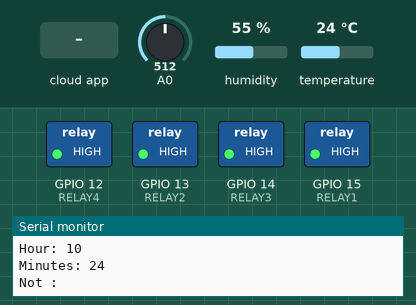
This sketch was run on a simulated ESP8266 (NodeMCU). On the bench: switched loads named in the sketch (green lamp = pin HIGH), the last lines printed to the serial monitor. Inputs (shaded band) come from the test bench; at power-on: A0 = 512, humidity 55 %, temperature 24 °C. WiFi joins after 1.5 s; servers stay silent unless stated; network time is answered at once with the bench clock; the local clock reads 2024-03-15 10:24:30 at power-on unless the sketch sets it; the modem accepts every AT command (registered, SIM ready, sends succeed) and sends nothing else; the Firebase database answers and starts empty; pins used as bus, display or sensor lines are not drawn.

Above: at 8.7 s.
8.8 s: the phone or cloud app sets Pump to On
At 17.2 s:
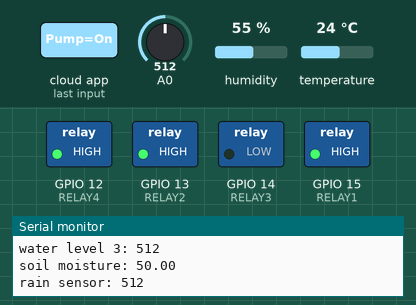
17.5 s: A0 set to 0
27.0 s: the phone or cloud app sets Notifications to On
36.7 s: the phone or cloud app sets Notifications to Off
Timing chart, 0 to 39.7 s (numbered marks = the images above; inputs shaded):
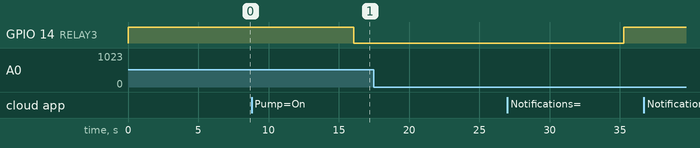

Measured:
- after the input at 8.8 s, GPIO 14 (RELAY3): HIGH → LOW after 7.3 s

The sketch:

AMCT_APP_Code.ino
```cpp
#include <ESP8266WiFi.h>
#include <FirebaseArduino.h>
#include <DHT.h>
#include <NTPClient.h>
#include <WiFiUdp.h>
#include <SoftwareSerial.h>


#define FIREBASE_HOST "ezagro-3669a-default-rtdb.firebaseio.com"
#define FIREBASE_AUTH "tEfOM8EU8uUxfHPWzuOL4GrgtQ6xIA1JRHxuofEv"
const char *ssid     = "Rushik";
const char *password = "Rushik@29";

WiFiUDP ntpUDP;
const long utcOffsetInSeconds = 19800;
NTPClient timeClient(ntpUDP, "pool.ntp.org");

SoftwareSerial serialSIM800(1,3);

#define ON LOW
#define OFF HIGH
int DHTPIN = 2;
#define DHTTYPE DHT11
DHT dht(DHTPIN, DHTTYPE);

int RELAY1 = 15;  // VALVE 1
int RELAY2 = 13;  // VALVE 2
int RELAY3 = 14;  // PUMP
int RELAY4 = 12;  // FLOOD LIGHT

String Not;
String Hum;
String Temp,Soil_Moist,Soil;
String fld_lt, Pump, Val1, Val2, Auto;
int w1,w2,w3,rs;
float sm;
String tim;
int flag_fld=1,flag_auto=1,flag_w3=1,flag_pump=1,flag_rain=1;
int counter=10000;

int value1 = OFF, value2 = OFF, value3 = OFF, value4 = OFF;


void setup()
{
  Serial.begin(115200);

  pinMode(RELAY1, OUTPUT); digitalWrite(RELAY1, HIGH);
  pinMode(RELAY2, OUTPUT); digitalWrite(RELAY2, HIGH);
  pinMode(RELAY3, OUTPUT); digitalWrite(RELAY3, HIGH);
  pinMode(RELAY4, OUTPUT); digitalWrite(RELAY4, HIGH);
  pinMode(DHTPIN, INPUT);
  pinMode(16,OUTPUT);     //S0
  pinMode(5,OUTPUT);      //S1
  pinMode(4,OUTPUT);      //S2
  pinMode(0,OUTPUT);      //S3

  dht.begin();

  Serial.print("Connecting to ");
  Serial.print(ssid);
  WiFi.begin(ssid, password);
  while (WiFi.status() != WL_CONNECTED) {
    Serial.print(".");
    delay(500);

  Serial.println("Setup Complete");
  Serial.println("Sending SMS");

  //Set SMS format to ASCII
  serialSIM800.write("AT+CMGF=1\r\n");
  delay(1000);

  //Send new SMS command and message number
  serialSIM800.write("AT+CMGS=\"977937XXXX\"\r\n");
  delay(4000);

  //Send SMS content
  serialSIM800.write("TEST");
  delay(1000);

  //Send Ctrl+Z / ESC to denote SMS message is complete
  serialSIM800.write((char)26);
  delay(1000);

  Serial.println("SMS Sent");
  }

  Serial.println();
  Serial.print("Connected");
  Serial.print("IP Address: ");
  Serial.println(WiFi.localIP());
  Firebase.begin(FIREBASE_HOST, FIREBASE_AUTH);


  timeClient.begin();
  timeClient.setTimeOffset(19800);


}
 int waterlevel1()
{
  digitalWrite(16,LOW);
  digitalWrite(5,LOW);
  digitalWrite(4,LOW);
  digitalWrite(0,LOW);
  return analogRead(A0);
}
int waterlevel2()
{
  digitalWrite(16,HIGH);
  digitalWrite(5,LOW);
  digitalWrite(4,LOW);
  digitalWrite(0,LOW);
  return analogRead(A0);
}
// WATER LEVEL INDICATOR IN TANK
int waterlevel3()
{
  digitalWrite(16,LOW);
  digitalWrite(5,HIGH);
  digitalWrite(4,LOW);
  digitalWrite(0,LOW);
  return analogRead(A0);
}
int rainsensor()
{
  digitalWrite(16,HIGH);
  digitalWrite(5,HIGH);
  digitalWrite(4,LOW);
  digitalWrite(0,LOW);
  return analogRead(A0);
}
int soilmoisture()
{
  digitalWrite(16,LOW);
  digitalWrite(5,LOW);
  digitalWrite(4,HIGH);
  digitalWrite(0,LOW);
  float soil=analogRead(A0);
  soil=(soil)/1024;
  soil=1-soil;
  soil=soil*100;
  return soil;
}
void sms()
{
  digitalWrite(16,LOW);
  digitalWrite(5,LOW);
  digitalWrite(4,HIGH);
  digitalWrite(0,LOW);
  serialSIM800.write("AT+CMGF=1\r\n");
  delay(1000);

  //Send new SMS command and message number
  serialSIM800.write("AT+CMGS=\"+91 8469044644\"\r\n");
  delay(4000);

  //Send SMS content
  serialSIM800.write("TEST");
  delay(1000);

  //Send Ctrl+Z / ESC to denote SMS message is complete
  serialSIM800.write("Soil Mositure:" + analogRead(A0));
  delay(1000);

  Serial.println("SMS SEnt");
}
void loop()
{
  // Getting Time
  timeClient.update();

  unsigned long epochTime = timeClient.getEpochTime();
  Serial.print("Epoch Time: ");
  Serial.println(epochTime);

  struct tm *ptm = gmtime ((time_t *)&epochTime);

  int monthDay = ptm->tm_mday;
  Serial.print("Month day: ");
  Serial.println(monthDay);

  int currentMonth = ptm->tm_mon+1;
  Serial.print("Month: ");
  Serial.println(currentMonth);

  int currentYear = ptm->tm_year+1900;
  Serial.print("Year: ");
  Serial.println(currentYear);

  int currentHour = timeClient.getHours();
  Serial.print("Hour: ");
  Serial.println(currentHour);

  int currentMinute = timeClient.getMinutes();
  Serial.print("Minutes: ");
  Serial.println(currentMinute);

  tim=(String)currentHour+ ":" + (String)currentMinute;

  Not=Firebase.getString("/Agro/2/Alerts/Notifications");
  Serial.print("Not :");
  Serial.println(Not);

  sms();


  // Getting data from DHT11
  float h = dht.readHumidity();
  float t = dht.readTemperature();

  if (isnan(h) || isnan(t))
  {
    Serial.println("Failed to read from DHT sensor!");
  }
  else
  {
    Serial.print("Humidity: ");
    Serial.print(h);
    String fireHumid = String(h) + String("%");

    Serial.print("%  Temperature: ");
    Serial.print(t);
    Serial.println("°C ");
    String fireTemp = String(t) + String("°C");

    Hum="/Agro/2/DHT11/Humidity/" + (String)currentYear + "/" + (String)currentMonth + "/" + (String)monthDay;
    Temp="/Agro/2/DHT11/Temperature/" + (String)currentYear + "/" + (String)currentMonth + "/" + (String)monthDay;
    Firebase.pushString(Hum, fireHumid);
    Firebase.pushString(Temp, fireTemp);
  }
  //Controlling unit

  fld_lt=Firebase.getString("/Agro/2/Flood Light");
  Serial.print("Flood  ");
  Serial.println(fld_lt);

  Auto=Firebase.getString("/Agro/2/Auto System");

  Pump=Firebase.getString("/Agro/2/Pump");
  Serial.print("Pump ");
  Serial.println(Pump);

  Val1=Firebase.getString("/Agro/2/Valve 1");
  Val2=Firebase.getString("/Agro/2/Valve 2");

  w1=waterlevel1();
  Serial.print("water level 1: ");
  Serial.println(w1);

  w2=waterlevel2();
  Serial.print("water level 2: ");
  Serial.println(w2);

  w3=waterlevel3();
  Serial.print("water level 3: ");
  Serial.println(w3);

  sm=soilmoisture();
  Serial.print("soil moisture: ");
  Serial.println(sm);
  Soil=String(sm) + String("%");
  Soil_Moist="/Agro/2/DHT11/Soil Moisture/" + (String)currentYear + "/" + (String)currentMonth + "/" + (String)monthDay;
  Firebase.pushString(Soil_Moist, Soil);

  rs=rainsensor();
  Serial.print("rain sensor: ");
  Serial.println(rs);

  if(rs>200)
  {
    if(flag_rain==1)
    {
      Firebase.pushString("/Agro/2/Alerts/Notifications/" + (String)counter + "/" + (String)tim, "Rain Sensor : It's Raining");
      counter--;
      flag_rain=0;
    }
  }
  else if(rs<200)
  {
     flag_rain=1;
  }

  if(fld_lt=="On"){
    digitalWrite(RELAY4, ON);
    if(flag_fld==1)
    {
      Firebase.pushString("/Agro/2/Alerts/Notifications/" + (String)counter + "/" + (String)tim, "Flood Light : On");
      counter--;
      flag_fld=0;
    }
  }
  else if(fld_lt=="Off")
  {
    digitalWrite(RELAY4, OFF);
    if(flag_fld==0)
    {
      Firebase.pushString("/Agro/2/Alerts/Notifications/" + (String)counter + "/" + (String)tim, "Flood Light : Off");
      counter--;
      flag_fld=1;
    }
  }
   if(Auto=="On"){
    w3=waterlevel3();
    if(w3<=10)
    {
      Serial.print("Water in tank too low: ");
      Serial.println(w3);
      Firebase.setString("/Agro/2/Auto","Off");
      if(flag_w3==1)
      {
        Firebase.pushString("/Agro/2/Alerts/Notifications/" + (String)counter + "/" + (String)tim, "Water Level in Tank : Too Low");
        counter--;
        flag_w3=0;
      }
    }
    else
    {
    flag_w3=1;
    digitalWrite(RELAY3, ON);
    if(flag_auto==1)
    {
      Firebase.pushString("/Agro/2/Alerts/Notifications/" + (String)counter + "/" + (String)tim, "Automatic System : On");
      counter--;
      flag_auto=0;
    }
    w1=waterlevel1();
    Serial.print("water ");
    Serial.println(w1);
    if(w1<200)
    {
      digitalWrite(RELAY1, ON);
      Firebase.setString("/Agro/2/Valve 1","On");
    }
    else if(w1>200)
    {
      digitalWrite(RELAY2, ON);
      Firebase.setString("/Agro/2/Valve 2","On");
      digitalWrite(RELAY1, OFF);
      Firebase.setString("/Agro/2/Valve 1","Off");
      w2=waterlevel2();
      if(w2>200)
      {
        digitalWrite(RELAY3, OFF);
        if(flag_auto==0)
        {
            Firebase.pushString("/Agro/2/Alerts/Notifications/" + (String)counter + "/" + (String)tim, "Automatic System : Off");
            counter--;
            flag_auto=1;
        }
        Firebase.setString("/Agro/2/Pump","Off");
        digitalWrite(RELAY2, OFF);
        Firebase.setString("/Agro/2/Valve 2","OFF");
      }
    }
    }
  }
  else if(Auto=="Off")
  {
    digitalWrite(RELAY3, OFF);
    if(flag_auto==0)
    {
      Firebase.pushString("/Agro/2/Alerts/Notifications/" + (String)counter + "/" + (String)tim, "Automatic System : Off");
      counter--;
      flag_auto=1;
    }
  }
  if(Val1=="On"){
    digitalWrite(RELAY1, ON);
  }
  else if(Val1=="Off")
  {
    digitalWrite(RELAY1, OFF);
  }
  if(Val2=="On"){
    digitalWrite(RELAY2, ON);
  }
  else if(Val2=="Off")
  {
    digitalWrite(RELAY2, OFF);
  }
  if(Pump=="On"){
    w3=waterlevel3();
    if(w3<=10)
    {
      Serial.print("Water in tank too low: ");
      Serial.println(w3);
      Firebase.setString("/Agro/2/Pump","Off");
      if(flag_w3==1)
      {
        Firebase.pushString("/Agro/2/Alerts/Notifications/" + (String)counter + "/" + (String)tim, "Water Level in Tank : Too Low");
        counter--;
        flag_w3=0;
      }
    }
    else
    {
      flag_w3=1;
      digitalWrite(RELAY3, ON);
      if(flag_pump==1)
      {
        Firebase.pushString("/Agro/2/Alerts/Notifications/" + (String)counter + "/" + (String)tim, "Pump : On");
        counter--;
        flag_pump=0;
      }
    }
  }
    else if(Pump=="Off"){
     digitalWrite(RELAY3, OFF);
     if(flag_pump==0)
     {
        Firebase.pushString("/Agro/2/Alerts/Notifications/" + (String)counter + "/" + (String)tim, "Pump : Off");
        counter--;
        flag_pump=1;
     }
   }
  // Checking for firebase error
  if (Firebase.failed())
  {

      Serial.print("pushing /logs failed:");
      Serial.println(Firebase.error());
      return;
  }

  delay(1000);
  /*
  digitalWrite(2,LOW);
  int a=digitalRead(2);
  Serial.println(a);

 */
}
```
